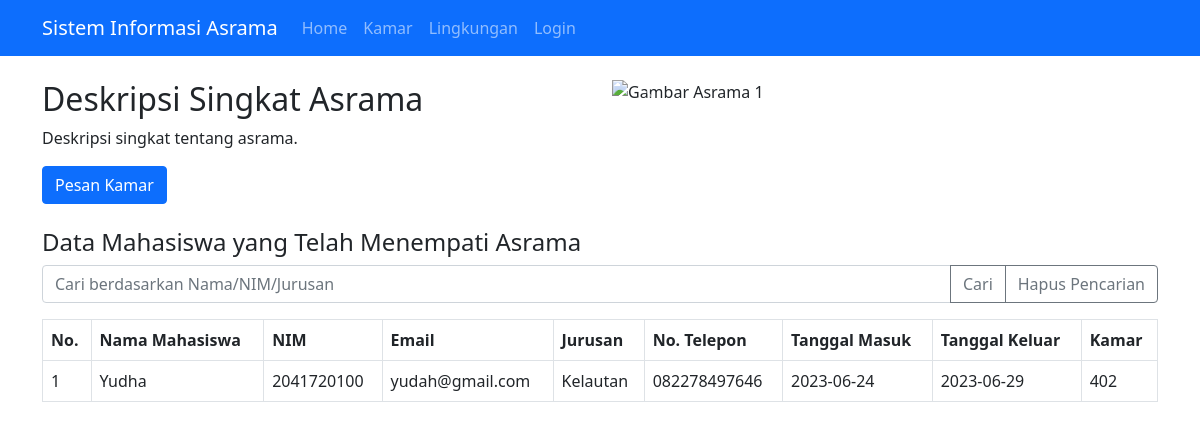
The app's page /index.php?keyword=Yudha with its own data.
### tables this page shows
CREATE TABLE `asramaconfirmed` (
  `conMahaId` int(11) NOT NULL,
  `conNamaMaha` varchar(255) NOT NULL,
  `conNim` varchar(255) NOT NULL,
  `conEmail` varchar(255) DEFAULT NULL,
  `conJurusan` varchar(255) NOT NULL,
  `conNoTelp` varchar(255) NOT NULL,
  `contglmasuk` date NOT NULL,
  `contglkeluar` date NOT NULL,
  `conKamar` varchar(255) NOT NULL
);

### index.php (the view, shortened to what this page needs)
<!DOCTYPE html>
<html>
<head>
  <link rel="stylesheet" href="https://cdn.jsdelivr.net/npm/bootstrap@5.0.0-beta3/dist/css/bootstrap.min.css">
</head>
<body>
  <?php include 'navbar.php';?>
  <div class="container mt-4">
    <div class="row">
      <div class="col-md-6">
        <h2>Deskripsi Singkat Asrama</h2>
        <p>Deskripsi singkat tentang asrama.</p>
        <a class="btn btn-primary" href="pesankamar.php">Pesan Kamar</a>
      </div>
      <div class="col-md-6">
        <div id="carouselExampleIndicators" class="carousel slide" data-bs-ride="carousel">
          <div class="carousel-inner">
            <div class="carousel-item active">
              <img src="path/to/image1.jpg" class="d-block w-100" alt="Gambar Asrama 1">
            </div>
          </div>
          <button class="carousel-control-prev" type="button" data-bs-target="#carouselExampleIndicators" data-bs-slide="prev">
            <span class="carousel-control-prev-icon" aria-hidden="true"></span>
          </button>
          <button class="carousel-control-next" type="button" data-bs-target="#carouselExampleIndicators" data-bs-slide="next">
            <span class="carousel-control-next-icon" aria-hidden="true"></span>
          </button>
        </div>
      </div>
    </div>
    <div class="mt-4">
      <h4>Data Mahasiswa yang Telah Menempati Asrama</h4>
     <form method="GET" action="">
        <div class="input-group mb-3">
          <input type="text" class="form-control" placeholder="Cari berdasarkan Nama/NIM/Jurusan" name="keyword">
          <button class="btn btn-outline-secondary" type="submit">Cari</button>
          <?php if(isset($_GET['keyword'])) { ?>
            <a class="btn btn-outline-secondary" href="?">Hapus Pencarian</a>
          <?php } ?>
        </div>
      </form>
      <?php
      include('config.php');
      $keyword = $_GET['keyword'] ?? '';
      $query = "SELECT * FROM asramaConfirmed WHERE
                conNamaMaha LIKE '%$keyword%' OR
                conNim LIKE '%$keyword%' OR
                conJurusan LIKE '%$keyword%'";
      $result = mysqli_query($conn, $query);
      if (mysqli_num_rows($result) > 0) {
        ?>
        <table class="table table-bordered">
      <thead>
        <tr>
          <th>No.</th>
          <th>Nama Mahasiswa</th>
          <th>NIM</th>
          <th>Email</th>
          <th>Jurusan</th>
          <th>No. Telepon</th>
          <th>Tanggal Masuk</th>
          <th>Tanggal Keluar</th>
          <th>Kamar</th>
        </tr>
      </thead>
      <tbody>
        <?php $no = 1; ?>
        <?php while ($row = mysqli_fetch_assoc($result)) : ?>
          <tr>
            <td><?php echo $no; ?></td>
            <td><?php echo $row['conNamaMaha']; ?></td>
            <td><?php echo $row['conNim']; ?></td>
            <td><?php echo $row['conEmail']; ?></td>
            <td><?php echo $row['conJurusan']; ?></td>
            <td><?php echo $row['conNoTelp']; ?></td>
            <td><?php echo $row['contglmasuk']; ?></td>
            <td><?php echo $row['contglkeluar']; ?></td>
            <td><?php echo $row['conKamar']; ?></td>
          </tr>
          <?php $no++; ?>
        <?php endwhile; ?>
      </tbody>
    </table>
        <?php
      } else {
        echo "Data tidak ditemukan.";
      }
      ?>
    </div>
  </div>
</body>
</html>

### records on screen
asramaconfirmed: conNamaMaha "Yudha", conNim "2041720100", conEmail "yudah@gmail.com", conJurusan "Kelautan", conNoTelp "082278497646", contglmasuk "2023-06-24", contglkeluar "2023-06-29", conKamar "402"
